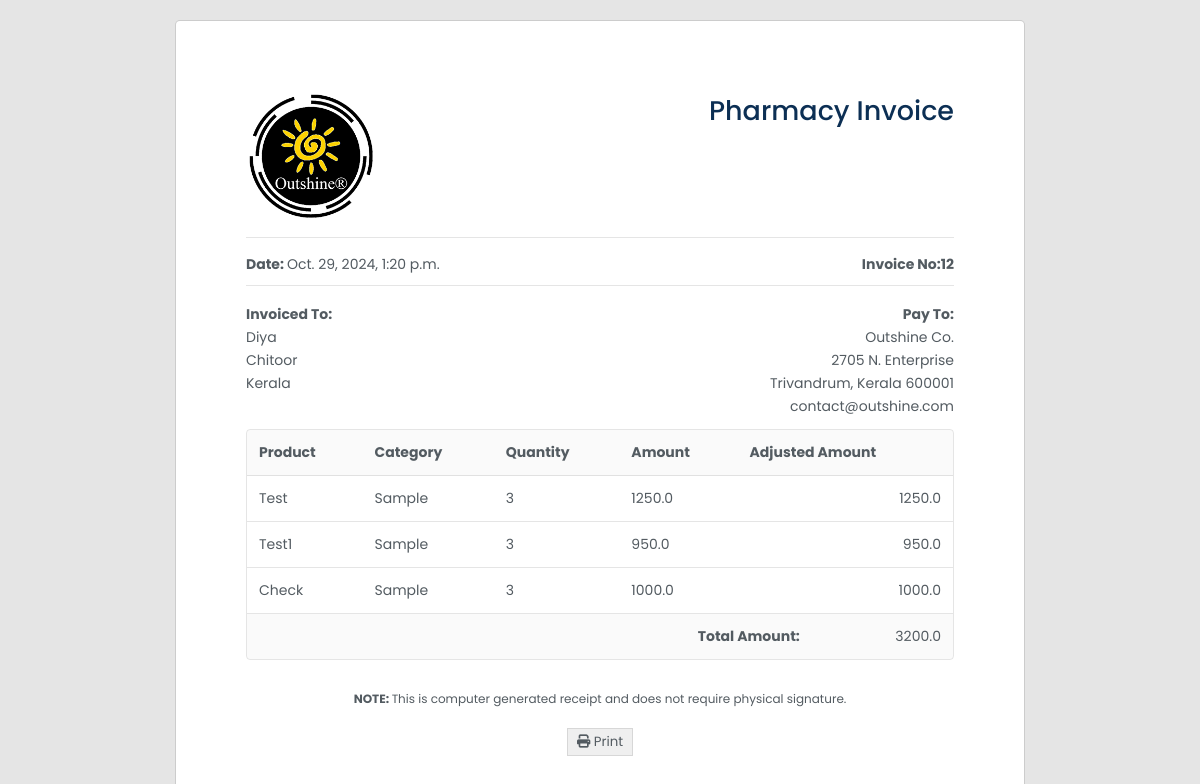
Screenshot of /app/checkout/diya/ (signed in) with the database file from the repository.
### doctor/models.py (models this page shows, shortened)
class Customer(models.Model):
    name = models.CharField(max_length=50)
    slug = models.SlugField(max_length=200, blank=True, null=True)
    gender = models.CharField(
         max_length=20,
         choices=(("Male", "Male"), ("Female", "Female"), ("Other", "Other")),
     )
    address = models.CharField(max_length=250, blank=True, null=True)
    state = models.CharField(max_length=200, blank=True, null=True)
    country = models.CharField(max_length=200, blank=True, null=True)
    pin_code = models.BigIntegerField(blank=True, null=True)
    date_of_birth = models.DateField()
    phone_number = models.CharField(default="", blank=True, null=True, max_length=20)
    products = models.ManyToManyField(Stock, through='CartItem')
    created = models.DateTimeField(auto_now_add=True)
    updated = models.DateTimeField(auto_now=True)

class CartItem(models.Model):
    customer = models.ForeignKey(Customer, on_delete=models.CASCADE, blank=True, null=True)
    product = models.ForeignKey(Stock, on_delete=models.CASCADE, blank=True, null=True)
    quantity = models.IntegerField(default=0, blank=True, null=True)
    is_active = models.BooleanField(default=True)
    def sub_total(self):
        return self.product.price * self.quantity

class Stock(models.Model):
    item_name = models.CharField(max_length=200, unique=True, blank=True, null=True,)
    slug = models.SlugField(max_length=200, blank=True, null=True, unique=True)
    description = models.CharField(max_length=500, blank=True)
    category = models.ForeignKey(Category, blank=True, null=True, on_delete=models.CASCADE)
    price = models.FloatField(blank=True, null=True, validators=[MinValueValidator(0.0)])
    stock = models.PositiveIntegerField(default=0)
    is_available = models.BooleanField(default=True)
    created = models.DateTimeField(auto_now_add=True, auto_now=False)
    last_updated = models.DateTimeField(auto_now_add=False, auto_now=True)

class Category(models.Model):
    name = models.CharField(max_length=50, blank=True, null=True)
    slug = models.SlugField(max_length=200, blank=True, null=True, unique=True)

### doctor/views.py (the view)
# urls.py: path("checkout/<slug:slug>/", views.checkout, name="checkout"),
@login_required
def checkout(request, slug, total=0, quantity=0):
    customer = Customer.objects.get(slug=slug)
    products = customer.products.all()
    for product in products:
        cart_items = CartItem.objects.get(customer=customer, product=product, is_active=True)
        cart_id = cart_items.id
        cart_item = CartItem.objects.get(id=cart_id)
        total += (cart_item.product.price * cart_item.quantity)
        quantity += cart_item.quantity
    entire_cart = CartItem.objects.filter(customer=customer)
    context = {
        'total': total,
        'quantity': quantity,
        'cart_item': entire_cart,
        'customer': customer,
        }
    return render(request , "pharmaceuticals/checkout.html", context)

### templates/pharmaceuticals/checkout.html (shortened to what this page needs)
{% load compress static %}
<!DOCTYPE html>
<html>
    <head>
        <link rel="stylesheet" href="https://cdnjs.cloudflare.com/ajax/libs/font-awesome/6.2.1/css/all.min.css" />
    {% compress css %}
        <link rel="stylesheet" href="{% static 'css/invoice_style.css' %}">
    {% endcompress %}
    </head>
    <body>
        <div class = "invoice-wrapper" id = "print-area">
            <div class = "invoice">
                <div class = "invoice-container">
                    <div class = "invoice-head">
                        <div class = "invoice-head-top">
                            <div class = "invoice-head-top-left text-start">
                                <img src = "{% static 'img/outshine-logo.png' %}">
                            </div>
                            <div class = "invoice-head-top-right text-end">
                                <h3>Pharmacy Invoice</h3>
                            </div>
                        </div>
                        <div class = "hr"></div>
                        <div class = "invoice-head-middle">
                            <div class = "invoice-head-middle-left text-start">
                                <p><span class = "text-bold">Date: </span>{{ customer.created }}</p>
                            </div>
                            <div class = "invoice-head-middle-right text-end">
                                <p><spanf class = "text-bold">Invoice No:</span>{{ customer.id }}</p>
                            </div>
                        </div>
                        <div class = "hr"></div>
                        <div class = "invoice-head-bottom">
                            <div class = "invoice-head-bottom-left">
                                <ul>
                                    <li class = 'text-bold'>Invoiced To:</li>
                                    <li>{{ customer.name }}</li>
                                        <li>{{ customer.address }}</li>
                                        <li>{{ customer.state }}</li>
                                </ul>
                            </div>
                            <div class = "invoice-head-bottom-right">
                                <ul class = "text-end">
                                    <li class = 'text-bold'>Pay To:</li>
                                    <li>Outshine Co.</li>
                                    <li>2705 N. Enterprise</li>
                                    <li>Trivandrum, Kerala 600001</li>
                                    <li>contact@outshine.com</li>
                                </ul>
                            </div>
                        </div>
                    </div>
                    <div class = "overflow-view">
                        <div class = "invoice-body">
                            <table>
                                <thead>
                                    <tr>
                                        <td class = "text-bold">Product</td>
                                        <td class = "text-bold">Category</td>
                                        <td class = "text-bold">Quantity</td>
                                        <td class = "text-bold">Amount</td>
                                        <td class = "text-bold">Adjusted Amount</td>
                                    </tr>
                                </thead>
                                <tbody>
                                    {% for item in cart_item %}
                                    <tr>
                                        <td>{{ item.product.item_name }}</td>
                                        <td>{{ item.product.category.name }}</td>
                                        <td>{{ quantity }}</td>
                                        <td>{{ item.product.price }}</td>
                                        <td class = "text-end">{{ item.sub_total }}</td>
                                    </tr>
                                    {% endfor %}
                                </tbody>
                            </table>
                            <div class = "invoice-body-bottom">
                                <div class = "invoice-body-info-item">
                                    <div class = "info-item-td text-end text-bold">Total Amount:</div>
                                    <div class = "info-item-td text-end">{{ total }}</div>
                                </div>
                            </div>
                        </div>
                    </div>
                    <div class = "invoice-foot text-center">
                        <p><span class = "text-bold text-center">NOTE:&nbsp;</span>This is computer generated receipt and does not require physical signature.</p>
                        <div class = "invoice-btns">
                            <button type = "button" class = "invoice-btn" onclick="printInvoice()">
                                <span>
                                    <i class="fa-solid fa-print"></i>
                                </span>
                                <span>Print</span>
                            </button>
                        </div>
                    </div>
                </div>
            </div>
        </div>
    </body>
</html>

### static/css/invoice_style.css (style rules this page uses)
*, *::after, *::before { padding: 0; margin: 0; box-sizing: border-box; }
:root { --blue-color: #0c2f54; --dark-color: #535b61; --white-color: #fff; }
ul { list-style-type: none; }
ul li { margin: 2px 0; }
.text-end { text-align: right; }
.text-center { text-align: center; }
.text-start { text-align: left; }
.text-bold { font-weight: 700; }
.hr { height: 1px; background-color: rgba(0, 0, 0, 0.1); }
body { font-family: 'Poppins', sans-serif; color: var(--dark-color); font-size: 14px; }
.invoice-wrapper { min-height: 100vh; background-color: rgba(0, 0, 0, 0.1); padding-top: 20px; padding-bottom: 20px; }
.invoice { max-width: 850px; margin-right: auto; margin-left: auto; background-color: var(--white-color); padding: 70px; border: 1px solid rgba(0, 0, 0, 0.2); border-radius: 5px; min-height: 920px; }
.invoice-head-top-left img { width: 130px; }
.invoice-head-top-right h3 { font-weight: 500; font-size: 27px; color: var(--blue-color); }
.invoice-head-middle, .invoice-head-bottom { padding: 16px 0; }
.invoice-body { border: 1px solid rgba(0, 0, 0, 0.1); border-radius: 4px; overflow: hidden; }
.invoice-body table { border-collapse: collapse; border-radius: 4px; width: 100%; }
.invoice-body table td, .invoice-body table th { padding: 12px; }
.invoice-body table tr { border-bottom: 1px solid rgba(0, 0, 0, 0.1); }
.invoice-body table thead { background-color: rgba(0, 0, 0, 0.02); }
.invoice-body-info-item { display: grid; grid-template-columns: 80% 20%; }
.invoice-body-info-item .info-item-td { padding: 12px; background-color: rgba(0, 0, 0, 0.02); }
.invoice-foot { padding: 30px 0; }
.invoice-foot p { font-size: 12px; }
.invoice-btns { margin-top: 20px; display: flex; justify-content: center; }
.invoice-btn { padding: 3px 9px; color: var(--dark-color); font-family: inherit; border: 1px solid rgba(0, 0, 0, 0.1); cursor: pointer; }
.invoice-head-top, .invoice-head-middle, .invoice-head-bottom { display: grid; grid-template-columns: repeat(2, 1fr); padding-bottom: 10px; }
.overflow-view { overflow-x: scroll; }
.invoice-body { min-width: 600px; }

### rows the page displays
Customer: created "Oct. 29, 2024, 1:20 p.m.", id "12", name "Diya", address "Chitoor", state "Kerala"
CartItem: product.item_name "Test", product.category.name "Sample", quantity "3", product.price "1250.0", sub_total "1250.0"
CartItem: product.item_name "Test1", product.category.name "Sample", quantity "3", product.price "950.0", sub_total "950.0"
CartItem: product.item_name "Check", product.category.name "Sample", product "3", product.price "1000.0", sub_total "1000.0"

### other values shown
{{ total }} "3200.0"
